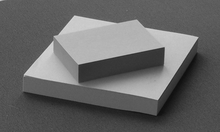
%> input picture ex_2/postit2g.png, 220 x 132 px, shrunk from 640 x 383 before the run
$ octave assignment02_solution_WS_19_20.m   (GNU Octave 9; MATLAB toolbox functions it lacks are replaced by stand-ins)
%> lines starting %> are read from the running program, lines starting %| are printed output that depends on the picture; in (x1, y1, x2, y2) boxes, pixels count from 0 and x2, y2 are one past the last pixel; in counts of white or black regions, pixels touching at a corner belong together; the program's own positions count from 1
### ex_2/robust_hough.m
function [ hs ] = robust_hough( I )
%ROBUST_HOUGH calculates the Hough transform of an edge image
%   hs = ROBUST_HOUGH (I)
%   where I contains the edge image
%   and hs is a structure that contains the hough accumulator array
%   and the peaks in the accumulator array
ephi = 5;
eoff = 6;
threshold = 20;
[rows cols] = size(I);
acols = 180+2*ephi;
arows = ceil(sqrt(rows*rows+cols*cols))+eoff;
hs.accumulator = zeros (arows, acols);
hs.u0 = cols/2;
hs.v0 = rows/2;
hs.offset = floor(arows/2);
for v=1:rows
    for u=1:cols
        if (I(v,u))
            x = u-hs.u0;
            y = v-hs.v0;
            c1 = floor(x+0.5);
            for phi=1:acols
                c2 = floor(x*cos(phi*pi/180)+y*sin(phi*pi/180)+0.5);
                hs.accumulator (c2+hs.offset, phi) = hs.accumulator (c2+hs.offset, phi)+1;
                if (abs(c2-c1)>1)
                    c12 = floor((c1+c2)/2);
                    if (c2>c1)
                        increment = 1;
                    else
                        increment = -1;
                    end
                    if (phi>1)
                        for c=c1+increment:increment:c12
                            hs.accumulator (c+hs.offset, phi-1) = hs.accumulator (c+hs.offset, phi-1)+1;
                        end
                    end
                    for c=c12+increment:increment:c2-increment
                        hs.accumulator (c+hs.offset, phi) = hs.accumulator (c+hs.offset, phi)+1;
                    end
                end
                c1 = c2;
            end
        end
    end
end
hs.accumulator_peaks = zeros (size(hs.accumulator));
hs.peaks = [];
for v=eoff+1:arows-eoff
    for u=ephi+1:acols-ephi
        w = hs.accumulator (v,u);
        if (w>=threshold)
            if (sum(sum(w<hs.accumulator(v-eoff:v+eoff,u-ephi:u+ephi)))==0)
                hs.accumulator_peaks (v,u) = w;
                hs.peaks = [ hs.peaks; v u w ];
            end
        end
    end
end
hs.peaks = sortrows (hs.peaks, -3);

end

### ex_2/robust_hough_lines.m
function [ lines ] = robust_hough_lines( hs, n, E )
%ROBUST_HOUGH_LINES extracts line segments from an edge image and a hough
%accumulator array created with robust_hough
%   lines = ROBUST_HOUGH_LINES (hs, n, I)
%   where hs is the hough structure generated by robust_hough,
%   n is the number of lines that should be extracted,
%   I is the edge image,
%   and lines is a struct the contains the most dominant line segments
[rows cols] = size(E);
s = 3;
js = 3;
for k=1:n
    phi = hs.peaks (k,2)*pi/180;
    nx = cos(phi);
    ny = sin(phi);
    off = hs.peaks (k,1)-hs.offset;
    alpha = off/(nx*nx+ny*ny);
    rx = alpha*nx;
    ry = alpha*ny;
    taus = [];
    for v=1:rows
        for u=1:cols
            if (E(v,u))
                d = abs(nx*(u-hs.u0-rx)+ny*(v-hs.v0-ry));
                if (d<=s)
                    t = ny*(u-hs.u0-rx)-nx*(v-hs.v0-ry);
                    taus = [ taus t ];
                end
            end
        end
    end
    taus = sort (taus);
    taus = [ taus taus(length(taus))+2*js ];
    curjunk_i = 1;
    lines(k).point1 = [];
    lines(k).point2 = [];
    lines(k).length = [];
    for i=2:length(taus)
        if (taus(i)-taus(i-1)>js)
            curjunk_len = i-curjunk_i;
            if (curjunk_len>=20)
                lines(k).point1 = [ lines(k).point1; rx+taus(curjunk_i)*ny+hs.u0 ry-taus(curjunk_i)*nx+hs.v0 ];
                lines(k).point2 = [ lines(k).point2; rx+taus(curjunk_i+curjunk_len-1)*ny+hs.u0 ry-taus(curjunk_i+curjunk_len-1)*nx+hs.v0 ];
                lines(k).length = [ lines(k).length curjunk_len ];
            end
            curjunk_i = i;
        end
    end
end
end

### ex_2/robust_hough_plot_lines.m
function [ ] = robust_hough_plot_lines( I, lines )
%ROBUST_HOUGH_PLOT_LINES plots hough lines into an image
%   ROBUST_HOUGH_PLOT_LINES (I, lines)
%   where I is the original image
%   and lines is the struct generated by robust_hough_lines that contains
%   the most dominant line segments.
colors = [ 4 0 0; 0 4 0; 0 0 4; 0 4 4; 4 0 4; 4 4 0; 0 2 2; 2 0 2; 2 2 0; 0 2 4; 4 2 0; 2 0 4; 0 4 2; 2 4 0; 4 0 2]/4;

hold off
imagesc(I);
colormap(gray(256));
hold on
for k=1:length(lines)
    [n1 n2] = size(lines(k).point1);
    for j=1:n1
        plot ([lines(k).point1(j,1) lines(k).point2(j,1)], [lines(k).point1(j,2) lines(k).point2(j,2)], '-', 'LineWidth', 4, 'Color', colors(mod(k,length(colors))+1,:));
end

end

### ex_2/assignment02_solution_WS_19_20.m
%% assignment 02
clear all;


%% Exercise 1
close all; clc;

%% Load image
I = imread('postit2g.png');
%> I is the input picture: size 132x220 uint8; min 14, max 214, mean 101.9
I_d = im2double(I);

%% Sobel
sobel_fm_u = (1/8) * [1, 0, -1;
                   2, 0, -2;
                   1, 0, -1];
sobel_fm_v = sobel_fm_u';
prewitt_fm_u = (1/6) * [1, 0, -1;
                     1, 0, -1;
                     1, 0, -1];
prewitt_fm_v = prewitt_fm_u';

g_u_sobel = conv2(I_d, sobel_fm_u);
g_v_sobel = conv2(I_d, sobel_fm_v);
figure,
imshow(g_u_sobel)
figure,
imshow(g_v_sobel)
% ???????????????????
%%
% flip ??
g_u_sobel_alt = imfilter(I_d, flip(sobel_fm_u, 2));
g_v_sobel_alt = imfilter(I_d, flip(sobel_fm_v, 1));

figure;
subplot(3,1,1);
imshow(I_d);
subplot(3,1,2);
imshow(g_u_sobel, [], 'Colormap', cool);
colorbar;
subplot(3,1,3);
imshow(g_u_sobel_alt, [], 'Colormap', cool);
colorbar;

figure;
subplot(3,1,1);
imshow(I_d);
subplot(3,1,2);
imshow(g_v_sobel, [], 'Colormap', cool);
colorbar;
subplot(3,1,3);
imshow(g_v_sobel_alt, [], 'Colormap', cool);
colorbar;

%% Prewitt
g_u_prewitt = conv2(I_d, prewitt_fm_u);
g_v_prewitt = conv2(I_d, prewitt_fm_v);

%% Gradient length and angle
g_sobel_length = sqrt(g_u_sobel.^2 + g_v_sobel.^2);
g_sobel_angle = atan2(g_v_sobel, g_u_sobel);
g_sobel_angle_scaled = (g_sobel_angle / (2 * pi)) + 0.5;
g_prewitt_length = sqrt(g_u_prewitt.^2 + g_v_prewitt.^2);
g_prewitt_angle = atan2(g_v_prewitt, g_u_prewitt);
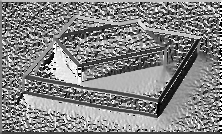
%> g_prewitt_angle: size 134x222 double; min -3.14, max 3.14, mean 0.143; drawn with min black and max white
g_prewitt_angle_scaled = (g_prewitt_angle / (2 * pi)) + 0.5;

figure;
subplot(2,1,1)
imshow(g_sobel_length, [], 'Colormap', jet);
subplot(2,1,2)
imshow(g_prewitt_length, [], 'Colormap', jet);
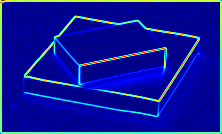
%> displayed picture: size 134x222x3, on the screen's scale of 0 to 255; mean R, G, B 11.7, 23.6, 153.2

figure;
subplot(3,1,1);
imshow(I_d);
subplot(3,1,2);
imshow(g_sobel_length, []);
colorbar;
subplot(3,1,3);
imshow(g_prewitt_angle * 180 / pi, [-180, 180], 'Colormap', hsv);
colorbar;
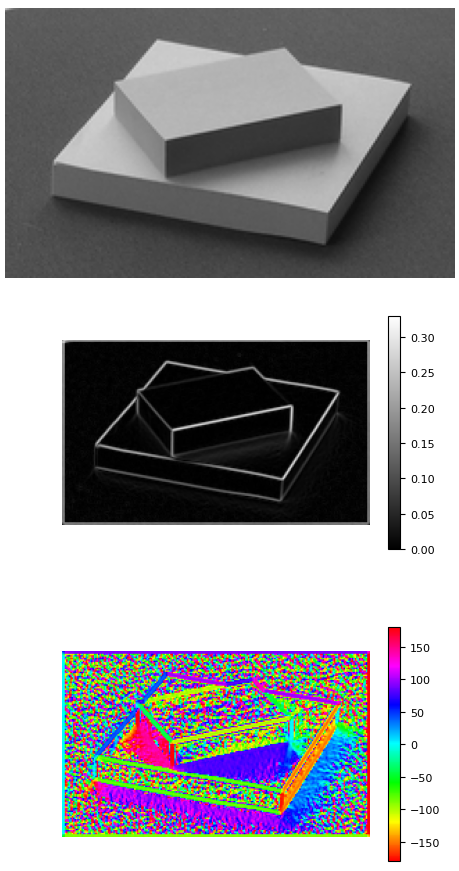
%> figure redrawn from the program's plot data, 3 panels

%% Exercise 2
%close all; clc;

%% Laplacian and Sobel
laplacian_fm = fspecial('laplacian');
I_laplacian = conv2(I_d, laplacian_fm);
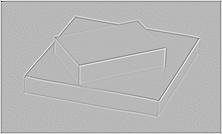
%> I_laplacian: size 134x222 double; min -1.71, max 0.658, mean 1.2e-16; drawn with min black and max white
I_laplacian_bw = im2bw(I_laplacian, 0.15);
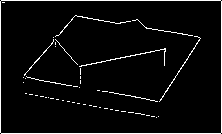
%> I_laplacian_bw: size 134x222 logical; 4.6% white in thin lines or dots
I_sobel_bw = im2bw(g_sobel_length, 0.05);
%> I_sobel_bw: size 134x222 logical; 11.2% white; 14 white regions (12 under 20 px), largest, box (x1, y1, x2, y2) and area: (23, 15, 200, 117) 1888, (0, 0, 222, 134) 1411

figure;
subplot(2,2,1);
imshow(I_laplacian, []);
colorbar;
subplot(2,2,2);
imshow(g_sobel_length, []);
colorbar;
subplot(2,2,3);
imshow(I_laplacian_bw);
subplot(2,2,4);
imshow(I_sobel_bw);
%??sobel???laplacian?robust


%% Canny and Laplacian of Gaussian
% %      The Canny method finds edges by looking for local maxima of the
% %      gradient of I. The gradient is calculated using the derivative of a
% %      Gaussian filter. The method uses two thresholds, to detect strong
% %      and weak edges, and includes the weak edges in the output only if
% %      they are connected to strong edges. This method is therefore less
% %      likely than the others to be "fooled" by noise, and more likely to
% %      detect true weak edges.
I_canny = edge(I_d, 'canny', [0.03, 0.15], 2);
%> I_canny: size 132x220 logical; 4.4% white in thin lines or dots, all inside (x1, y1, x2, y2) = (1, 1, 205, 123)


%   BW = EDGE(I,'log',THRESH) specifies the sensitivity threshold for the
%   Laplacian of Gaussian method. EDGE ignores all edges that are not
%   stronger than THRESH. If you do not specify THRESH, or if THRESH is
%   empty ([]), EDGE chooses the value automatically.
%
%   BW = EDGE(I,'log',THRESH,SIGMA) specifies the Laplacian of Gaussian
%   method, using SIGMA as the standard deviation of the LoG filter. The
%   default SIGMA is 2; the size of the filter is N-by-N, where
%   N=CEIL(SIGMA*3)*2+1.
I_log = edge(I_d, 'log', 0.0008, 3);
%> I_log: size 132x220 logical; 3.7% white in thin lines or dots, all inside (x1, y1, x2, y2) = (1, 1, 203, 125)

figure;
subplot(2,1,1);
imshow(I_canny);
subplot(2,1,2);
imshow(I_log);

%% Exercise 3
close all; clc;
n_lines = 10;

hough_data = robust_hough(I_canny);
%> after the loop in robust_hough, `for v=1:rows`: c1 = -60; c12 = -42; c2 = -60; hs = {u0 110, v0 66, offset 131}; increment = -1; x = 51; y = 57
%> in robust_hough, `hs.accumulator_peaks = zeros (size(hs.accumulator));`: hs.accumulator_peaks: size 263x190 double; every value is 0
%> after the loop in robust_hough, `for v=eoff+1:arows-eoff`: hs.peaks = 28 rows, first 12: [72 41 70; 76 179 24; 76 181 24; 79 118 24; 88 99 69; 91 78 47; 115 94 21; 121 66 20; 124 78 79; 130 101 21; 142 119 21; 148 79 61]
%> in robust_hough, `hs.peaks = sortrows (hs.peaks, -3);`: hs.peaks = 28 rows, first 12: [156 100 110; 172 100 107; 124 78 79; 72 41 70; 180 101 70; 88 99 69; 148 79 61; 191 32 59; 191 33 59; 91 78 47; 207 29 45; 154 139 40]
%> hough_data = {u0 110, v0 66, offset 131}
hough_lines = robust_hough_lines(hough_data, n_lines, I_canny);
%> the loop in robust_hough_lines, `for k=1:n` made 10 passes
%> (phi, nx, ny, off, alpha, rx, ry) on passes 1 to 10: (1.75, -0.174, 0.985, 25, 25, -4.34, 24.62), (1.75, -0.174, 0.985, 41, 41, -7.12, 40.38), (1.36, 0.208, 0.978, -7, -7, -1.46, -6.85), (0.716, 0.755, 0.656, -59, -59, -44.53, -38.71), (1.76, -0.191, 0.982, 49, 49, -9.35, 48.1), (1.73, -0.156, 0.988, -43, -43, 6.73, -42.47), (1.38, 0.191, 0.982, 17, 17, 3.24, 16.69), (0.559, 0.848, 0.53, 60, 60, 50.88, 31.8), (0.576, 0.839, 0.545, 60, 60, 50.32, 32.68), (1.36, 0.208, 0.978, -40, -40, -8.32, -39.13)
%> after the loop in robust_hough_lines, `for k=1:n`: curjunk_len = 81; d = 106.4; lines = 10 items; t = -49.37
%> hough_lines = 10 items
robust_hough_plot_lines(I_d, hough_lines);
%> the loop in robust_hough_plot_lines, `for k=1:length(lines)` made 10 passes
%> n1 on passes 1 to 10: 2, 1, 1, 1, 1, 2, 1, 1, 1, 1
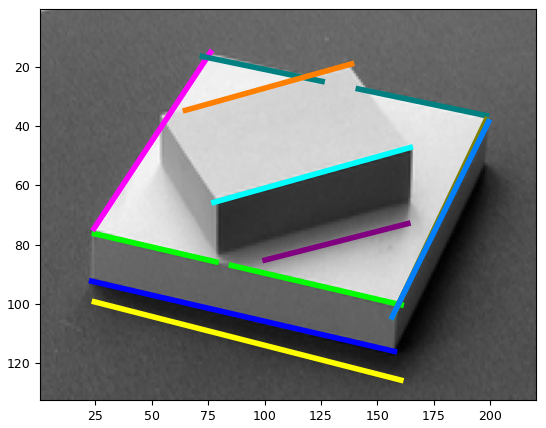
%> figure redrawn from the program's plot data

[~, index]= sort(hough_data.peaks(:, 3));
%> index = 28 values, max 28 at index 3, min 1 at index 28, mean 14.5
peaks = hough_data.peaks(index, :);
%> peaks = 28 rows, first 12: [121 66 20; 174 77 20; 184 84 20; 115 94 21; 130 101 21; 142 119 21; 177 86 21; 197 45 21; 162 179 23; 76 179 24; 76 181 24; 79 118 24]
peaks = peaks(end - n_lines:end, :);
%> peaks = [207 29 45; 91 78 47; 191 32 59; 191 33 59; 148 79 61; 88 99 69; 72 41 70; 180 101 70; 124 78 79; 172 100 107; 156 100 110]

figure;
imagesc(hough_data.accumulator);
colormap hot;
hold on;
plot(peaks(:,2),peaks(:,1),'wo');
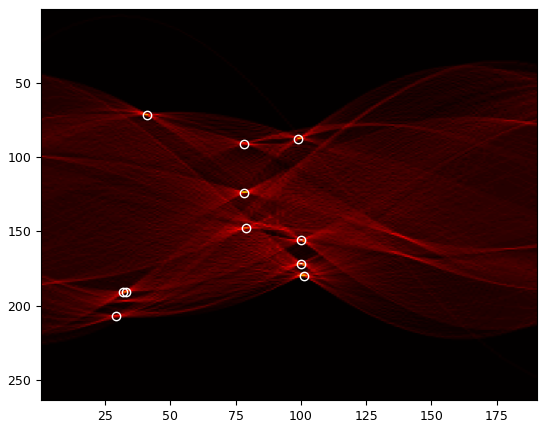
%> figure redrawn from the program's plot data
hold off;
